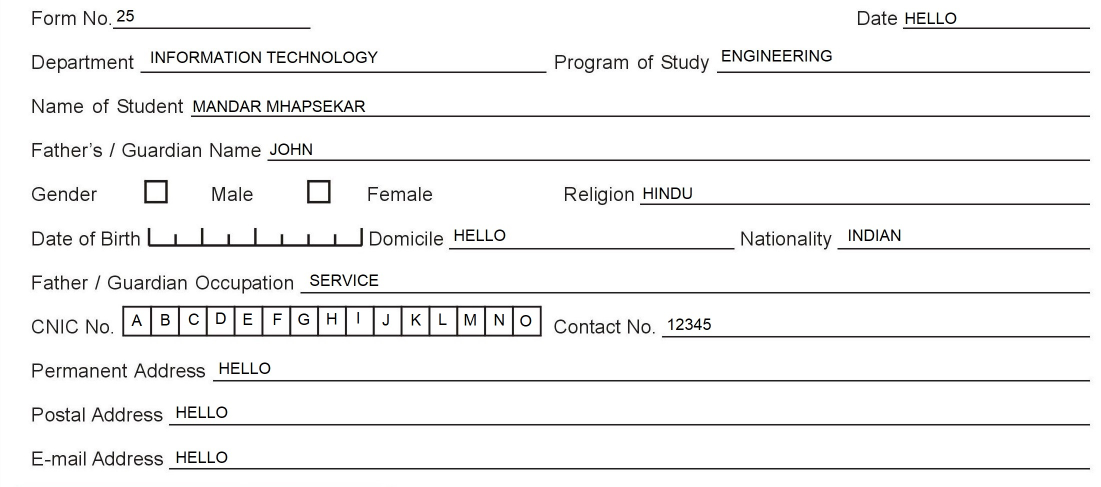
%> input picture Project (Updated 24-Jan)/form4.jpg, 2201 x 973 px (shown at 1/2 size)
$ octave DBOCE.m   (GNU Octave 9; MATLAB toolbox functions it lacks are replaced by stand-ins)
%> lines starting %> are read from the running program, lines starting %| are printed output that depends on the picture; in (x1, y1, x2, y2) boxes, pixels count from 0 and x2, y2 are one past the last pixel; in counts of white or black regions, pixels touching at a corner belong together; the program's own positions count from 1
clc;
% Clearvcxa command window.
clear all;
% Delete all variables.
close all;
% Close all figure windows except those created by imtool.
imtool close all;
% Close all figure windows created by imtool.
workspace;
% Make sure the workspace panel is showing.
% Read Image
I = imread ('form4.jpg');
%> I is the input picture: size 973x2201x3 uint8; mean R, G, B 242.5, 242.3, 242.3
figure(1);
pausez=imshow(I);
waitfor(pausez);
% Extract Y component (Convert an Image to Gray)
Igray = rgb2gray(I);
[rows cols] = size(Igray);
%> rows = 973; cols = 2201
imshow(Igray);
BW = edge(Igray,'Canny')
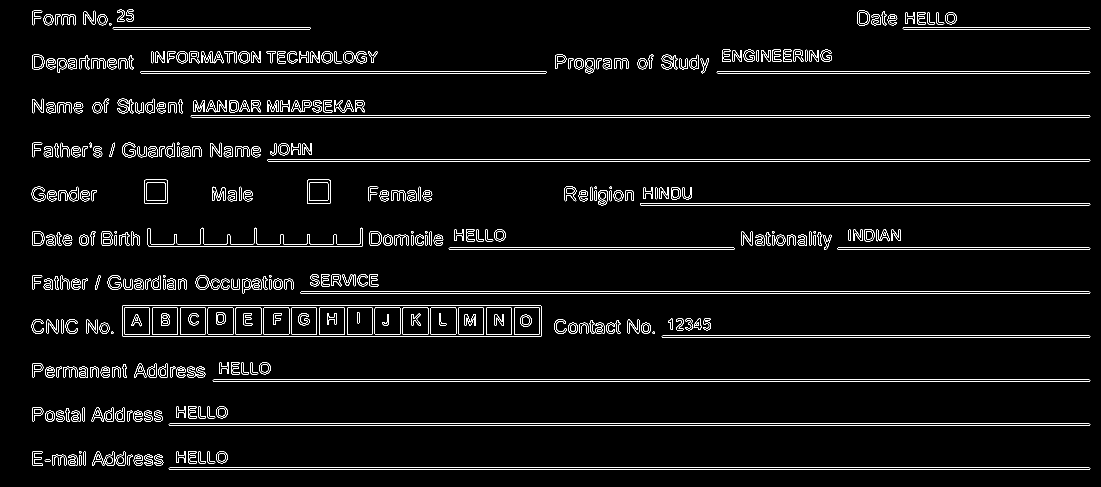
%> BW: size 973x2201 logical (shown at 1/2 size); 3.5% white in thin lines or dots
imshow(BW)
%%imwrite(BW,'res.png')
imshow(I)
count=0
cc = bwconncomp(BW);
%> cc = 487 connected components
measurements = regionprops(cc, 'BoundingBox');
%> measurements = 487 regions; largest, box (x1, y1, x2, y2): (244, 611, 1084, 674), (295, 455, 726, 494), (337, 847, 2181, 852), (337, 935, 2181, 940), (381, 230, 2181, 235)
for k = 1 : length(measurements)
  thisBB = measurements(k).BoundingBox;
%> thisBB = [63.5 373.5 28 30]
%> the run ends on the next line
  if   (thisBB(4) <= 7 && thisBB(3)>300) % this condition is for identifiying lines (thisBB(4) >= 50 && thisBB(4) <= 70 && thisBB(3)>=50 && thisBB(3)<=70) ||
    rectangle('Position',[thisBB(1),thisBB(2),thisBB(3),thisBB(4)],'FaceColor',[0 .5 .5],'EdgeColor','b',...
    'LineWidth',3)
    count=count+1
%%
            % [5 lines of commented-out code are left out]
                a=imcrop(I,[thisBB(1),thisBB(2)-50,thisBB(3),50])  % croping area above line
            %end

            pausez=imshow(a);
            waitfor(pausez);


            g=a(:,:,1);                   %to select red matrix write 1, green -2 , blue -3
            log=roicolor(g,0,100);        %change the values according to estimate.m yellow(2):210 255,  blue(2):55 85,  red(1):155,175,
            imagen =clip(log);
            %imtool(log);
            %axes(handles.axes3)
            %imshow(imagen);
            word=[];%Storage matrix word from image
            re=imagen;
            %Opens text.txt as file for write
            fid = fopen('text.txt', 'at');
            while 1
                [fl re]=lines(re);%Fcn 'lines' separate lines in text
                rq=fl;
                while 1
                   [fl1 rq]=columns(rq);
                imgn=~fl1;
                %*-*Uncomment line below to see lines one by one*-*-*-*
                   % imtool(fl);pause(1)
                %*-*--*-*-*-*-*-*-
                %*-*-*-*-*-Calculating connected components*-*-*-*-*-
                L = bwlabel(imgn);
                mx=max(max(L));
                BW = edge(double(imgn),'sobel');
                [imx,imy]=size(BW);
                for n=1:mx
                    [r,c] = find(L==n);
                    rc = [r c];
                    [sx sy]=size(rc);
                    n1=zeros(imx,imy);
                    for i=1:sx
                        x1=rc(i,1);
                        y1=rc(i,2);
                        n1(x1,y1)=255;
                    end
                    %*-*-*-*-*-END Calculating connected components*-*-*-*-*
                    n1=~n1;
                    n1=~clip(n1);
                    img_r=same_dim(n1);%Transf. to size 42 X 24
                    %*-*Uncomment line below to see letters one by one*-*-*-*
                            %imshow(img_r);pause(1)
                    %*-*-*-*-*-*-*-*
                    letter=genetic(img_r);%img to text
